Frame 1 (no input): blank canvas, image omitted
Frame 60 (the mouse pressed at the canvas centre just before this capture): blank canvas, image omitted
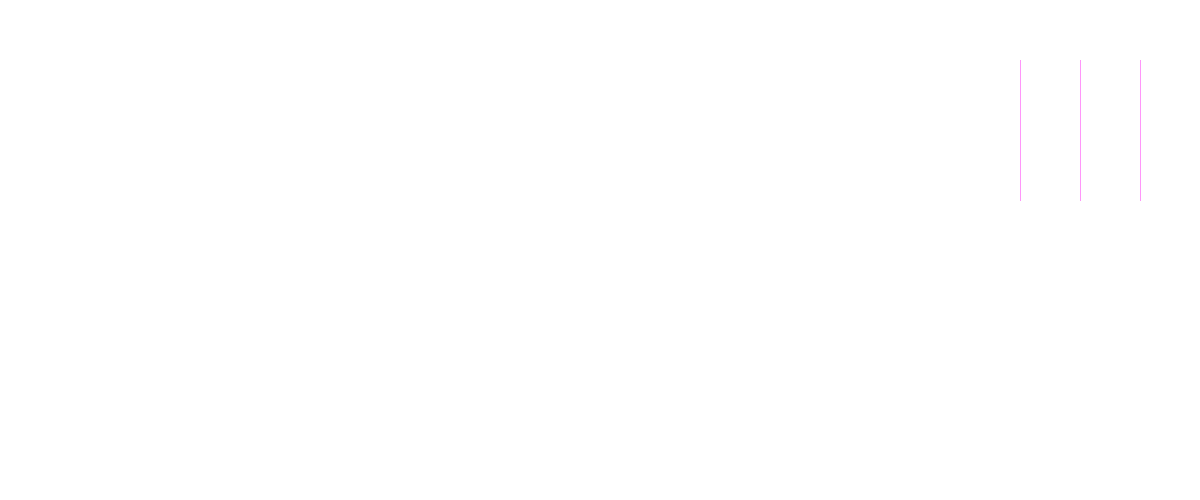
Frame 120 (the mouse held since frame 60 and released just before this capture)

The Processing sketch whose frames 1 and 60 were blank and that drew this single picture after the mouse press (run headless with seeded random() and noise(); from frame 60 on, the mouse is pressed at the canvas centre):

// Processing sketch: processing_58053
// ── processing_58053.pde

// Created by Sarah Oh
// ARCH 2503 Digital Media, Department of Architecture, Cornell AAP
// Lovell Health House by Richard Neutra

void setup() {
  size(1200, 500); 
  background(255);
  noCursor();
}

void mousePressed() {
  background(255);
  int numObjects = 5;

  for (int i = 0; i < numObjects; i++) {
    noStroke();

    fill(mouseX, mouseY, 0);
    noStroke();
    rect((450), random(70, 100), (950), (1));
    rect((450), random(195, 250), (480), (1));
    rect((1040), random(260, 290), (600), (1));
    rect((1040), random(300, 320), (120), (1));
    rect((820), random(330, 360), (340), (1));
    rect((520), random(370, 400), (640), (1));
    rect((200), random(410, 490), (730), (1));
    rect((940), random(410, 490), (220), (1));
    rect((200), random(500, 550), (960), (1));
  }
}

void draw() {
  translate (-200, -50);
  stroke(mouseX, 150, mouseY, mouseY);
  smooth();
  strokeWeight(1);
  line(1220, 110, 1220, 250);
  line(1280, 110, 1280, 250);
  line(1340, 110, 1340, 250);
}

void mouseDragged() {
  translate (0, 0);
  int numObjects = 1;

  for (int i = 0; i < numObjects; i++) {
    noStroke();

    fill(mouseX, 150, mouseY, mouseY);
    rect(random(450, 920), (110), (10), (75));
    rect(random(940, 1150), (110), (10), (40));
    rect(random(940, 1150), (160), (10), (40));  
    rect(random(940, 1150), (210), (10), (40));  
    rect(random(520, 1020), (260), (10), (60));
    rect(random(520, 800), (330), (10), (30));

    fill(255);
    rect(random(450, 920), (110), (10), (75));
    rect(random(940, 1150), (110), (10), (40));
    rect(random(940, 1150), (160), (10), (40));  
    rect(random(940, 1150), (210), (10), (40));  
    rect(random(520, 1020), (260), (10), (60));
    rect(random(520, 800), (330), (10), (30));
  }
}
